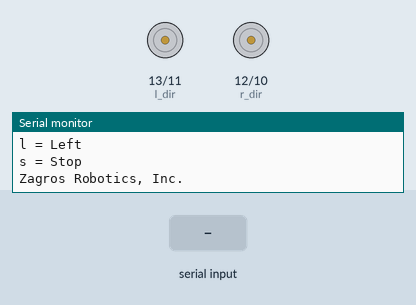
Recording of a sketch running on a simulated Arduino Uno, built with avr-gcc and run on an emulated ATmega328P. Parts: direction and speed pins drawn as motors (green arrow = direction pin HIGH = forward, orange = LOW = backward, longer = more drive), the last lines printed to the serial monitor. Inputs (shaded band) come from the test bench.

Above: at 1.2 s.
1.3 s: "f" received over Serial
At 1.7 s:
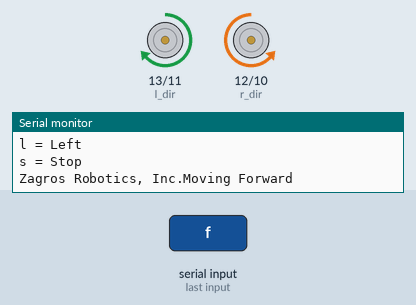
2.8 s: "b" received over Serial
At 4.0 s:
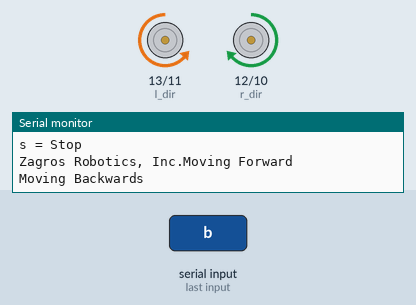
4.3 s: "l" received over Serial
At 5.2 s:
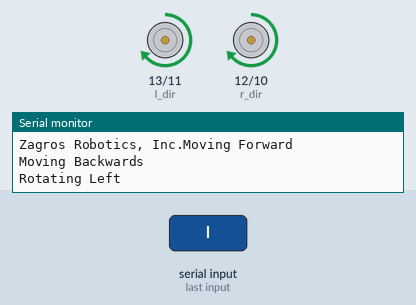
5.8 s: "r" received over Serial
At 6.4 s:
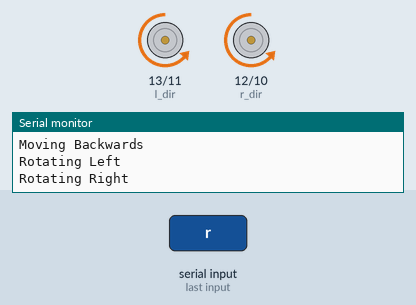
Timing chart, 0 to 8.3 s (numbered marks = the images above; inputs shaded):
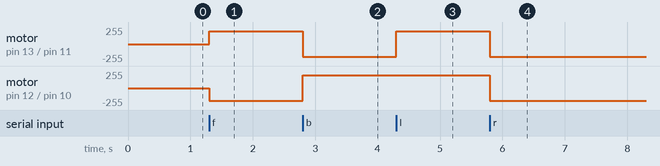

The sketch:

testmove.ino
```cpp
int r_motor_pwm = 10;  //PWM control Right Motor -
int l_motor_pwm = 11;  //PWM control Right Motor +

int r_dir = 12;   //PWM control Left Motor +
int l_dir = 13;   //PWM control Left Motor -
int incomingByte = 0;	// for incoming serial data


void setup()
{
  pinMode(r_motor_pwm, OUTPUT);  //Set control pins to be outputs
  pinMode(l_motor_pwm, OUTPUT);
  pinMode(r_dir, OUTPUT);
  pinMode(l_dir, OUTPUT);

  digitalWrite(r_motor_pwm, LOW);  //set both motors off for start-up
  digitalWrite(l_motor_pwm, LOW);
  digitalWrite(r_dir, LOW);
  digitalWrite(l_dir, LOW);


  Serial.begin(115200);

  Serial.print("Enter keys -- f , b , r , l , s for drive control \n");
  Serial.print("f = Forward \n");
  Serial.print("b = Backward \n");
  Serial.print("r = Right \n");
  Serial.print("l = Left \n");
  Serial.print("s = Stop  \n");
  Serial.print("Zagros Robotics, Inc.");
}

void loop()
{


  	if (Serial.available() > 0) {
		// read the incoming byte:
		incomingByte = Serial.read();
		}


  switch(incomingByte)
  {
     case 's':
       digitalWrite(r_motor_pwm, LOW);  //Set motor direction, 1 low, 2 high
       digitalWrite(l_motor_pwm, LOW);
       digitalWrite(r_dir, LOW);
       digitalWrite(l_dir, LOW);
       Serial.println("Stoping\n");
       incomingByte='*';

     break;

     case 'f':
       digitalWrite(r_dir, LOW);  //Set motor direction, 1 low, 2 high
       analogWrite(r_motor_pwm, 190);
       digitalWrite(l_dir, HIGH);
       analogWrite(l_motor_pwm, 190);
       Serial.println("Moving Forward\n");
       incomingByte='*';
     break;

      case 'b':
        digitalWrite(r_dir, HIGH);  //Set motor direction, 1 low, 2 high
       analogWrite(r_motor_pwm, 190);
       digitalWrite(l_dir, LOW);
       analogWrite(l_motor_pwm, 190);
       Serial.println("Moving Backwards\n");
       incomingByte='*';
     break;

     case 'l':
       digitalWrite(r_dir, HIGH);  //Set motor direction, 1 low, 2 high
       analogWrite(r_motor_pwm, 190);
       digitalWrite(l_dir, HIGH);
       analogWrite(l_motor_pwm, 190);
       Serial.println("Rotating Left\n");
       incomingByte='*';
     break;


       case 'r':
      digitalWrite(r_dir, LOW);  //Set motor direction, 1 low, 2 high
       analogWrite(r_motor_pwm, 190);
       digitalWrite(l_dir, LOW);
       analogWrite(l_motor_pwm, 190);
       Serial.println("Rotating Right\n");
       incomingByte='*';
     break;

     case 'v':
     Serial.print("MiniBot Version 8/4/2012 ");
     Serial.println();
     Serial.print("Zagros Robotics, Inc.");
     incomingByte='*';
     break;

    delay(5000);

  }


}
```

Measured:
- after the input at 1.3 s, motor on pin 13 (l_dir) / pin 11 (l_motor_pwm): stopped → forward 190/255 at once; motor on pin 12 (r_dir) / pin 10 (r_motor_pwm): stopped → backward 190/255 at once
- after the input at 2.8 s, motor on pin 13 (l_dir) / pin 11 (l_motor_pwm): forward 190/255 → backward 190/255 at once; motor on pin 12 (r_dir) / pin 10 (r_motor_pwm): backward 190/255 → forward 190/255 at once
- after the input at 4.3 s, motor on pin 13 (l_dir) / pin 11 (l_motor_pwm): backward 190/255 → forward 190/255 at once
- after the input at 5.8 s, motor on pin 13 (l_dir) / pin 11 (l_motor_pwm), motor on pin 12 (r_dir) / pin 10 (r_motor_pwm): forward 190/255 → backward 190/255 at once
